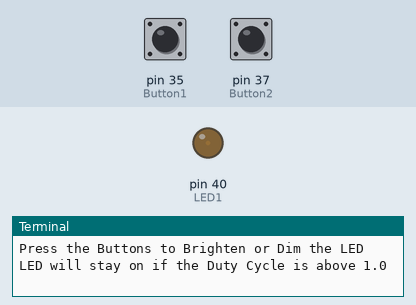
This program was run on a simulated Raspberry Pi (header pin numbers). Parts: output pins drawn as LEDs (lit = HIGH), the last lines printed to the terminal. The test bench sets the inputs (shaded band); at power-on: pin 37 (Button2) HIGH, pin 35 (Button1) HIGH.

Above: at 1.2 s.
1.3 s: pin 37 (Button2) pulled LOW for 0.15 s
At 2.2 s:
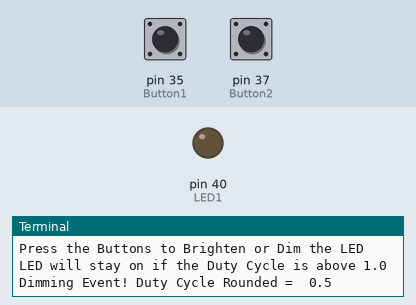
3.0 s: pin 35 (Button1) pulled LOW for 0.15 s
At 3.5 s:
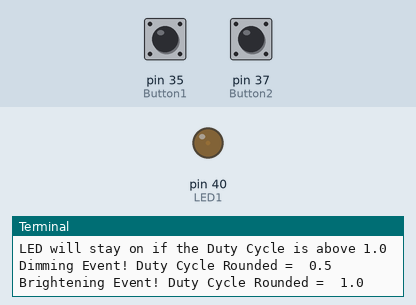
4.7 s: pin 35 (Button1) pulled LOW for 1 s
At 6.6 s:
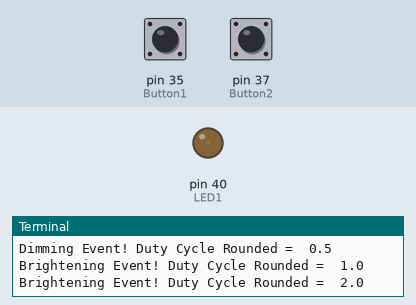
7.2 s: pin 35 (Button1) pulsed LOW 5 times (0.12 s each, 0.3 s apart)
At 9.0 s:
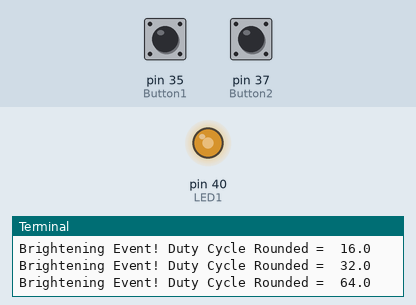
10.2 s: pin 35 (Button1) pulled LOW for 0.15 s
At 11.6 s:
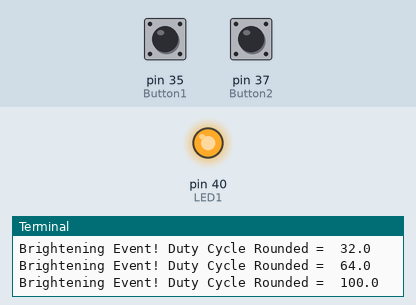
11.9 s: pin 37 (Button2) pulled LOW for 1 s
At 13.5 s:
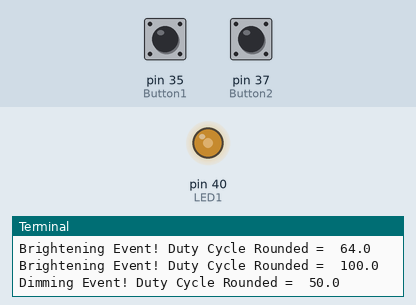
Timing chart, 0 to 15.0 s (numbered marks = the images above; inputs shaded):
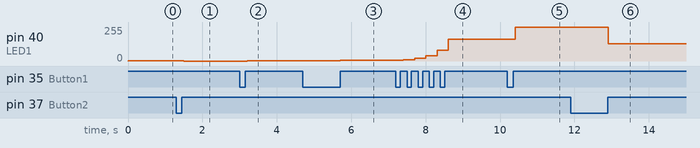

The program:

Lesson8PWD-HW-Alt2.py
```python
'''
Use 2 push buttons to control the brightness of the LED by 8 steps, from as dim as possible to as bright as possible.
One button brightens the LED one step each time pressed and the second button dims it.
You may want to turn it off as the last step for coming down in brightness and turn full on as the highest level.
'''

import RPi.GPIO as GPIO
from time import sleep
GPIO.setmode(GPIO.BOARD)

'''
We will need two input modules to get input from the switches and based on each of the inputs send a PWM command out to the LED.
Let's pick pin 35 and 37 for the two input pins and pin 40 as the output pin via a pulse width modulation as well as pin 39 for ground.
These assignments should be reversed or reset once the work or project is completed to free up the pins and remove any preset functions assigned to them.
'''
Button1 = 35 ; Button2 = 37 ; LED1 = 40
GPIO.setup(Button1, GPIO.IN, pull_up_down=GPIO.PUD_UP)
GPIO.setup(Button2, GPIO.IN, pull_up_down=GPIO.PUD_UP)
GPIO.setup(LED1, GPIO.OUT)
outPWM = GPIO.PWM(LED1, 1000)

Button1StatOld = 1 ; Button2StatOld = 1
Button1StatNew = 1 ; Button2StatNew = 1

DutyCycle = 1 ;
outPWM.start(DutyCycle)
print('Press the Buttons to Brighten or Dim the LED')
print('LED will stay on if the Duty Cycle is above 1.0')

# The script below was a modified version of the teacher's solution after I solved it my own way first!
try:
	while True:
################### Increasing Brightness
		Button1StatNew = GPIO.input(Button1)
		Button2StatNew = GPIO.input(Button2)
		if Button1StatOld == 0 and Button1StatNew == 1:
			DutyCycle = DutyCycle*2.0
			if DutyCycle > 100: DutyCycle = 100.0
			print('Brightening Event! Duty Cycle Rounded = ', round(DutyCycle,2))
		if Button2StatOld == 0 and Button2StatNew == 1:
			DutyCycle = DutyCycle/2.0
			#if DutyCycle < 0: DutyCycle = 0.0
			print('Dimming Event! Duty Cycle Rounded = ', round(DutyCycle,2))

		outPWM.ChangeDutyCycle(int(DutyCycle))
		Button1StatOld = Button1StatNew
		Button2StatOld = Button2StatNew
		sleep(0.1)

except KeyboardInterrupt: # to exit the program properly while cleaning up the pins
	outPWM.stop()
	GPIO.cleanup()
	print('GPIO Pins are good to go!')
```

Measured:
- after the input at 1.3 s, pin 40 (LED1): 3/255 → 0/255 after 0.20 s
- after the input at 3.0 s, pin 40 (LED1): 0/255 → 3/255 after 0.20 s
- after the input at 4.7 s, pin 40 (LED1): 3/255 → 5/255 after 1.0 s
- after the input at 7.2 s, pin 40 (LED1): moves from 5/255 to 163/255 over 1.2 s, starting after 0.21 s
- after the input at 10.2 s, pin 40 (LED1): 163/255 → 255/255 after 0.21 s
- after the input at 11.9 s, pin 40 (LED1): 255/255 → 128/255 after 1.0 s
